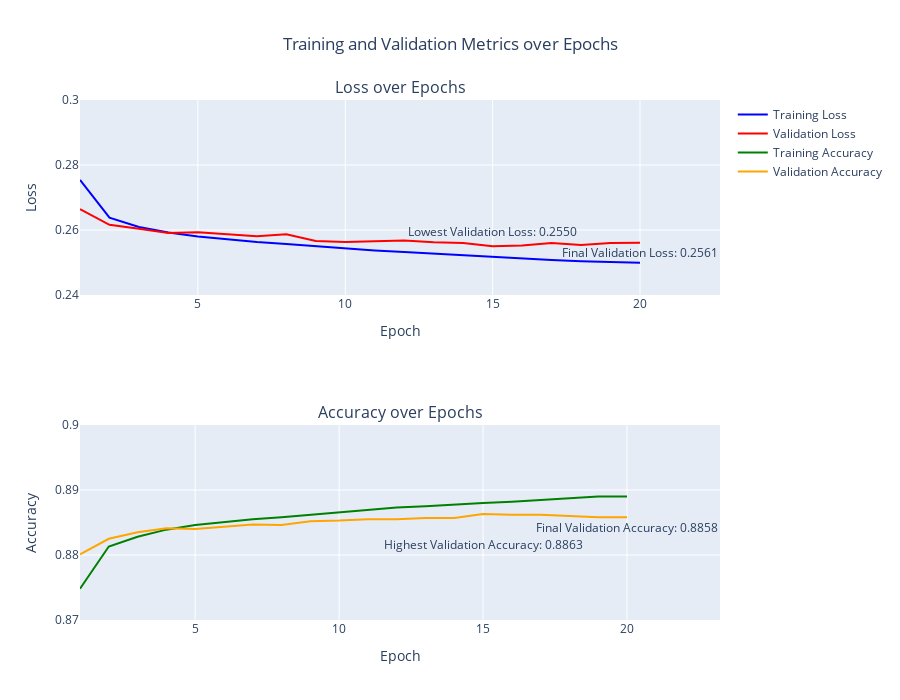

Here is the notebook cell this chart was saved with:
### Code cell
fig = sp.make_subplots(rows=2, cols=1, subplot_titles=('Loss over Epochs', 'Accuracy over Epochs'))
#add in each trace
fig.add_trace(go.Scatter(x=df['Epoch'], y=df['Training Loss'], mode='lines', name='Training Loss', line=dict(color='blue')), row=1, col=1)
fig.add_trace(go.Scatter(x=df['Epoch'], y=df['Validation Loss'], mode='lines', name='Validation Loss', line=dict(color='red')), row=1, col=1)
fig.add_trace(go.Scatter(x=df['Epoch'], y=df['Training Accuracy'], mode='lines', name='Training Accuracy', line=dict(color='green')), row=2, col=1)
fig.add_trace(go.Scatter(x=df['Epoch'], y=df['Validation Accuracy'], mode='lines', name='Validation Accuracy', line=dict(color='orange')), row=2, col=1)

#get location of min, max, and values for those plus final values
min_loss_epoch = df['Validation Loss'].idxmin() + 1
min_loss = df.loc[min_loss_epoch-1, 'Validation Loss']
max_acc_epoch = df['Validation Accuracy'].idxmax() + 1
max_acc = df.loc[max_acc_epoch-1, 'Validation Accuracy']
final_loss = df.loc[df['Epoch'].idxmax(), 'Validation Loss']
final_acc = df.loc[df['Epoch'].idxmax(), 'Validation Accuracy']

#add in the annotaions of the above metrics
fig.add_annotation(dict(x=min_loss_epoch, y=min_loss, text=f"Lowest Validation Loss: {min_loss:.4f}", showarrow=False, arrowhead=1, yshift=15), row=1, col=1)
fig.add_annotation(dict(x=max_acc_epoch, y=max_acc, text=f"Highest Validation Accuracy: {max_acc:.4f}", showarrow=False, arrowhead=1, yshift=-30), row=2, col=1)
fig.add_annotation(dict(x=df['Epoch'].max(), y=final_loss, text=f"Final Validation Loss: {final_loss:.4f}", showarrow=False, arrowhead=1, yshift=-10), row=1, col=1)
fig.add_annotation(dict(x=df['Epoch'].max(), y=final_acc, text=f"Final Validation Accuracy: {final_acc:.4f}", showarrow=False, arrowhead=1, yshift=-10), row=2, col=1)

#update layout
fig.update_layout(height=700, width=900, title_text="Training and Validation Metrics over Epochs", title_x=0.5)
fig.update_xaxes(title_text='Epoch', row=1, col=1)
fig.update_xaxes(title_text='Epoch', row=2, col=1)
fig.update_yaxes(title_text='Loss', row=1, col=1, range=[0.24, 0.3]) # you can adjust the range as per your requirements
fig.update_yaxes(title_text='Accuracy', row=2, col=1, range=[0.87, 0.9]) # you can adjust the range as per your requirements

fig.show()

### Figure 1 — Plotly figure (JSON) as saved in the notebook; plotly's stock layout.template omitted (floating-point values rounded to 4 significant figures)
{"data": [{"line": {"color": "blue"}, "mode": "lines", "name": "Training Loss", "type": "scatter", "x": [1, 2, 3, 4, 5, 6, 7, 8, 9, 10, 11, 12, 13, 14, 15, 16, 17, 18, 19, 20], "xaxis": "x", "y": [0.2754, 0.2638, 0.2609, 0.2592, 0.258, 0.2571, 0.2563, 0.2557, 0.255, 0.2543, 0.2537, 0.2532, 0.2527, 0.2521, 0.2517, 0.2512, 0.2508, 0.2504, 0.2501, 0.2499], "yaxis": "y"}, {"line": {"color": "red"}, "mode": "lines", "name": "Validation Loss", "type": "scatter", "x": [1, 2, 3, 4, 5, 6, 7, 8, 9, 10, 11, 12, 13, 14, 15, 16, 17, 18, 19, 20], "xaxis": "x", "y": [0.2664, 0.2616, 0.2604, 0.2591, 0.2593, 0.2588, 0.2581, 0.2587, 0.2566, 0.2563, 0.2565, 0.2568, 0.2562, 0.256, 0.255, 0.2552, 0.256, 0.2554, 0.256, 0.2561], "yaxis": "y"}, {"line": {"color": "green"}, "mode": "lines", "name": "Training Accuracy", "type": "scatter", "x": [1, 2, 3, 4, 5, 6, 7, 8, 9, 10, 11, 12, 13, 14, 15, 16, 17, 18, 19, 20], "xaxis": "x2", "y": [0.8748, 0.8813, 0.8828, 0.8839, 0.8846, 0.8851, 0.8855, 0.8858, 0.8862, 0.8866, 0.8869, 0.8873, 0.8875, 0.8878, 0.888, 0.8882, 0.8885, 0.8887, 0.889, 0.889], "yaxis": "y2"}, {"line": {"color": "orange"}, "mode": "lines", "name": "Validation Accuracy", "type": "scatter", "x": [1, 2, 3, 4, 5, 6, 7, 8, 9, 10, 11, 12, 13, 14, 15, 16, 17, 18, 19, 20], "xaxis": "x2", "y": [0.8801, 0.8825, 0.8835, 0.8841, 0.884, 0.8843, 0.8847, 0.8846, 0.8852, 0.8853, 0.8855, 0.8855, 0.8857, 0.8857, 0.8863, 0.8862, 0.8862, 0.886, 0.8858, 0.8858], "yaxis": "y2"}], "layout": {"annotations": [{"font": {"size": 16}, "showarrow": false, "text": "Loss over Epochs", "x": 0.5, "xanchor": "center", "xref": "paper", "y": 1, "yanchor": "bottom", "yref": "paper"}, {"font": {"size": 16}, "showarrow": false, "text": "Accuracy over Epochs", "x": 0.5, "xanchor": "center", "xref": "paper", "y": 0.375, "yanchor": "bottom", "yref": "paper"}, {"arrowhead": 1, "showarrow": false, "text": "Lowest Validation Loss: 0.2550", "x": 15, "xref": "x", "y": 0.255, "yref": "y", "yshift": 15}, {"arrowhead": 1, "showarrow": false, "text": "Highest Validation Accuracy: 0.8863", "x": 15, "xref": "x2", "y": 0.8863, "yref": "y2", "yshift": -30}, {"arrowhead": 1, "showarrow": false, "text": "Final Validation Loss: 0.2561", "x": 20, "xref": "x", "y": 0.2561, "yref": "y", "yshift": -10}, {"arrowhead": 1, "showarrow": false, "text": "Final Validation Accuracy: 0.8858", "x": 20, "xref": "x2", "y": 0.8858, "yref": "y2", "yshift": -10}], "height": 700, "title": {"text": "Training and Validation Metrics over Epochs", "x": 0.5}, "width": 900, "xaxis": {"anchor": "y", "domain": [0, 1], "title": {"text": "Epoch"}}, "xaxis2": {"anchor": "y2", "domain": [0, 1], "title": {"text": "Epoch"}}, "yaxis": {"anchor": "x", "domain": [0.625, 1], "range": [0.24, 0.3], "title": {"text": "Loss"}}, "yaxis2": {"anchor": "x2", "domain": [0, 0.375], "range": [0.87, 0.9], "title": {"text": "Accuracy"}}}}
